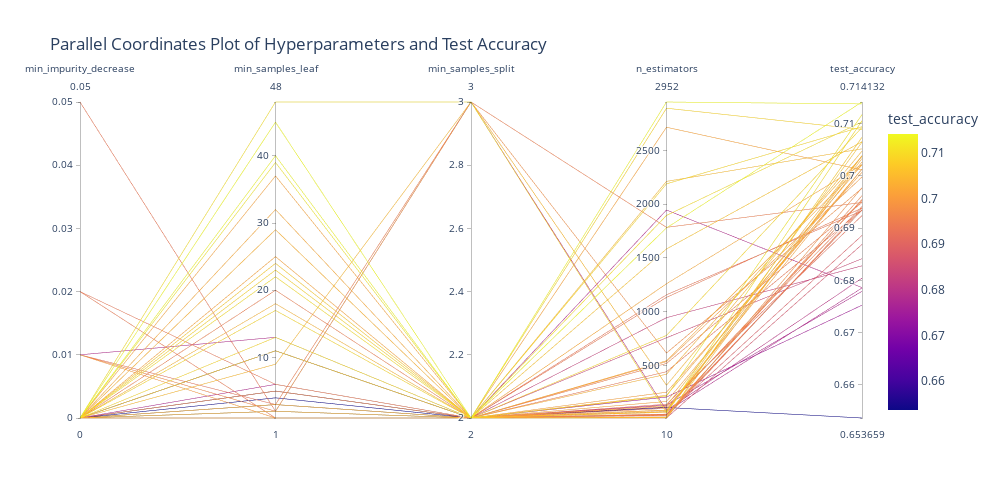

Notebook cell for this chart:
### Code cell
fig = px.parallel_coordinates(grouped_df.drop(columns=['val_accuracy', 'train_accuracy']),
                              color='test_accuracy',
                              labels=grouped_df.drop(columns=['val_accuracy', 'train_accuracy']).columns,
                              # labels={col: col.replace('_', ' ') for col in grouped_df.columns},
                              title='Parallel Coordinates Plot of Hyperparameters and Test Accuracy',
                              )

fig.update_layout(width=1000, height=500)
fig.show()

### Figure 1 — Plotly figure (JSON) as saved in the notebook; plotly's stock layout.template omitted (floating-point values rounded to 4 significant figures)
{"data": [{"dimensions": [{"label": "min_impurity_decrease", "values": [0, 0, 0, 0, 0, 0, 0, 0, 0, 0, 0, 0, 0, 0, 0, 0, 0, 0, 0, 0, 0.01, 0.02, 0.02, 0.05, 0, 0, 0, 0, 0, 0, 0, 0, 0, 0, 0, 0, 0, 0, 0, 0, 0, 0, 0, 0, 0, 0, 0, 0, 0.01, 0.01, 0.01]}, {"label": "min_samples_leaf", "values": [1, 2, 2, 2, 2, 3, 3, 3, 3, 4, 5, 5, 5, 11, 11, 18, 23, 25, 29, 37, 2, 1, 6, 2, 1, 1, 2, 2, 2, 2, 3, 3, 5, 6, 9, 11, 11, 11, 13, 17, 20, 22, 24, 32, 39, 40, 45, 48, 1, 3, 13]}, {"label": "min_samples_split", "values": [2, 2, 2, 3, 3, 2, 2, 2, 3, 2, 2, 2, 2, 2, 2, 2, 2, 2, 2, 2, 2, 2, 2, 2, 2, 2, 2, 2, 2, 2, 2, 2, 2, 2, 3, 2, 2, 2, 2, 2, 2, 2, 2, 2, 2, 2, 2, 3, 2, 2, 2]}, {"label": "n_estimators", "values": [70, 44, 205, 81, 615, 46, 81, 1260, 1785, 108, 20, 36, 757, 69, 1133, 18, 2894, 84, 63, 164, 33, 114, 41, 441, 100, 250, 12, 418, 543, 1157, 10, 2717, 944, 130, 315, 123, 1584, 2213, 779, 2190, 518, 1896, 11, 221, 213, 2952, 1780, 58, 535, 138, 1946]}, {"label": "test_accuracy", "values": [0.6785, 0.6886, 0.6753, 0.6804, 0.6976, 0.6955, 0.7027, 0.7022, 0.6949, 0.6537, 0.6938, 0.6935, 0.6841, 0.7065, 0.6938, 0.7038, 0.7089, 0.7013, 0.7033, 0.7013, 0.6962, 0.6941, 0.6935, 0.6935, 0.6953, 0.7007, 0.6977, 0.7037, 0.7022, 0.6933, 0.6869, 0.7011, 0.6828, 0.6779, 0.7047, 0.7039, 0.7065, 0.7052, 0.7093, 0.7094, 0.6949, 0.7103, 0.7074, 0.7021, 0.7117, 0.7138, 0.7141, 0.7105, 0.6998, 0.6924, 0.6786]}], "domain": {"x": [0, 1], "y": [0, 1]}, "line": {"color": [0.6785, 0.6886, 0.6753, 0.6804, 0.6976, 0.6955, 0.7027, 0.7022, 0.6949, 0.6537, 0.6938, 0.6935, 0.6841, 0.7065, 0.6938, 0.7038, 0.7089, 0.7013, 0.7033, 0.7013, 0.6962, 0.6941, 0.6935, 0.6935, 0.6953, 0.7007, 0.6977, 0.7037, 0.7022, 0.6933, 0.6869, 0.7011, 0.6828, 0.6779, 0.7047, 0.7039, 0.7065, 0.7052, 0.7093, 0.7094, 0.6949, 0.7103, 0.7074, 0.7021, 0.7117, 0.7138, 0.7141, 0.7105, 0.6998, 0.6924, 0.6786], "coloraxis": "coloraxis"}, "name": "", "type": "parcoords"}], "layout": {"coloraxis": {"colorbar": {"title": {"text": "test_accuracy"}}, "colorscale": [[0, "#0d0887"], [0.1111, "#46039f"], [0.2222, "#7201a8"], [0.3333, "#9c179e"], [0.4444, "#bd3786"], [0.5556, "#d8576b"], [0.6667, "#ed7953"], [0.7778, "#fb9f3a"], [0.8889, "#fdca26"], [1, "#f0f921"]]}, "height": 500, "legend": {"tracegroupgap": 0}, "title": {"text": "Parallel Coordinates Plot of Hyperparameters and Test Accuracy"}, "width": 1000}}
